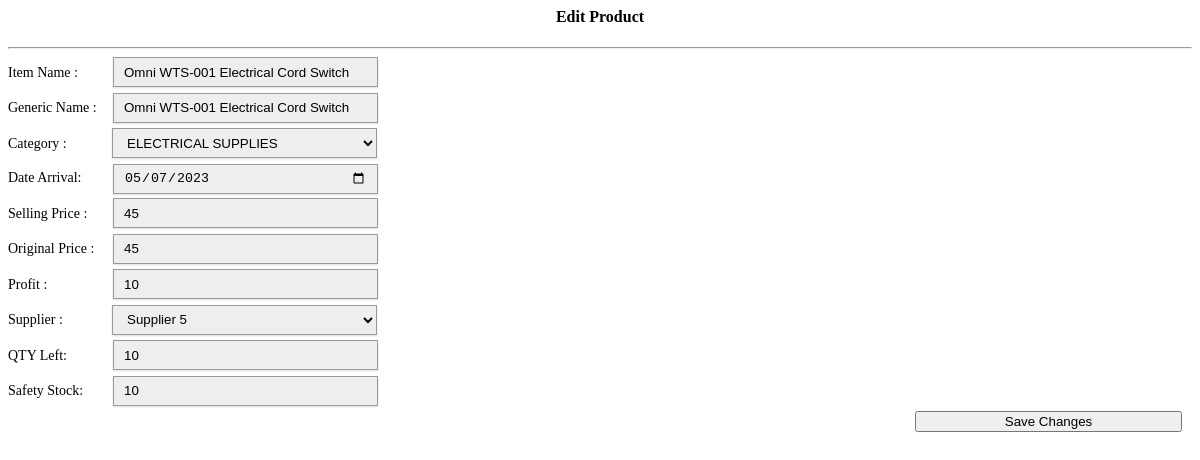
Before: /main/editreorder.php?id=13 with the older database file.
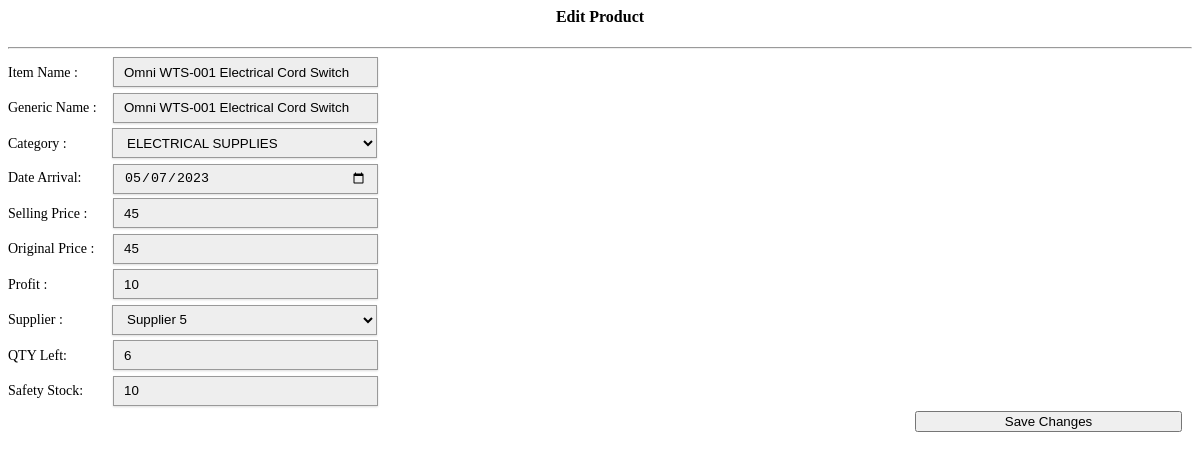
After: the same page with the newer database file.
### tables this page shows
CREATE TABLE `products` (
  `product_id` int(11) NOT NULL,
  `product_code` varchar(200) NOT NULL,
  `gen_name` varchar(200) NOT NULL,
  `product_name` varchar(200) NOT NULL,
  `cost` varchar(100) NOT NULL,
  `o_price` varchar(100) NOT NULL,
  `price` varchar(100) NOT NULL,
  `profit` varchar(100) NOT NULL,
  `supplier` varchar(100) NOT NULL,
  `onhand_qty` int(10) NOT NULL,
  `qty` int(10) NOT NULL,
  `reorder` int(10) NOT NULL,
  `date_arrival` varchar(500) NOT NULL,
  `prod_cat_id` varchar(255) DEFAULT NULL
);

### main/editreorder.php (the view, shortened to what this page needs)
<?php
include('../connect.php');
$id = $_GET['id'];
$result = $db->prepare("SELECT * FROM products WHERE product_id= :userid");
$result->bindParam(':userid', $id);
$result->execute();
for ($i = 0; $row = $result->fetch(); $i++) {
	$categid = $row['prod_cat_id'];
?>
	<link href="../style.css" media="screen" rel="stylesheet" type="text/css" />
	<form action="saveeditreorder.php" method="post">
		<center>
			<h4><i class="icon-edit icon-large"></i> Edit Product</h4>
		</center>
		<hr>
		<div id="ac">
			<span>Item Name : </span><input type="text" style="width:265px; height:30px;" name="code" value="<?php echo $row['product_code']; ?>" Required /><br>
			<span>Generic Name : </span><input type="text" style="width:265px; height:30px;" name="gen" value="<?php echo $row['gen_name']; ?>" /><br>
			<span>Category : </span>
			<select name="category" style="width:265px; height:30px; margin-left:-5px;">
				<?php
				$results = $db->prepare("SELECT * FROM category WHERE cat_id = $categid");
				$results->bindParam(':userid', $res);
				$results->execute();
				for ($i = 0; $rows = $results->fetch(); $i++) {
				?>
					<option value="<?php echo $rows['cat_id']; ?>"><?php echo $rows['cat_title']; ?></option>
				<?php
				}
				?>
				<?php
				$results = $db->prepare("SELECT * FROM category WHERE NOT cat_id = $categid");
				$results->bindParam(':userid', $res);
				$results->execute();
				for ($i = 0; $rows = $results->fetch(); $i++) {
					$cat_id  = $rows["cat_id"];
				?>
					<option value="<?php echo $rows['cat_id']; ?>"><?php echo $rows['cat_title']; ?></option>
				<?php
				}
				?>
			</select><br>
			<span>Date Arrival: </span><input type="date" style="width:265px; height:30px;" name="date_arrival" value="<?php echo $row['date_arrival']; ?>" /><br>
			<span>Selling Price : </span><input type="text" style="width:265px; height:30px;" id="txt1" name="price" value="<?php echo $row['price']; ?>" onkeyup="sum();" Required /><br>
			<span>Original Price : </span><input type="text" style="width:265px; height:30px;" id="txt2" name="o_price" value="<?php echo $row['o_price']; ?>" onkeyup="sum();" Required /><br>
			<span>Profit : </span><input type="text" style="width:265px; height:30px;" id="txt3" name="profit" value="<?php echo $row['profit']; ?>" readonly><br>
			<span>Supplier : </span>
			<select name="supplier" style="width:265px; height:30px; margin-left:-5px;">
				<option><?php echo $row['supplier']; ?></option>
				<?php
				$results = $db->prepare("SELECT * FROM supliers");
				$results->bindParam(':userid', $res);
				$results->execute();
				for ($i = 0; $rows = $results->fetch(); $i++) {
				?>
					<option><?php echo $rows['suplier_name']; ?></option>
				<?php
				}
				?>
			</select><br>
			<span>QTY Left: </span><input type="number" style="width:265px; height:30px;" min="0" name="qty" value="<?php echo $row['qty']; ?>" /><br>
			<span>Safety Stock: </span><input type="number" style="width:265px; height:30px;" min="0" name="sold" value="<?php echo $row['reorder']; ?>" /><br>
			<div style="float:right; margin-right:10px;">
				<button class="btn btn-success btn-block btn-large" style="width:267px;"><i class="icon icon-save icon-large"></i> Save Changes</button>
			</div>
		</div>
	</form>
<?php
}
?>

Changed rows visible on the page:
changed products "Omni WTS-001 Electrical Cord Switch": qty "10" → "6"
